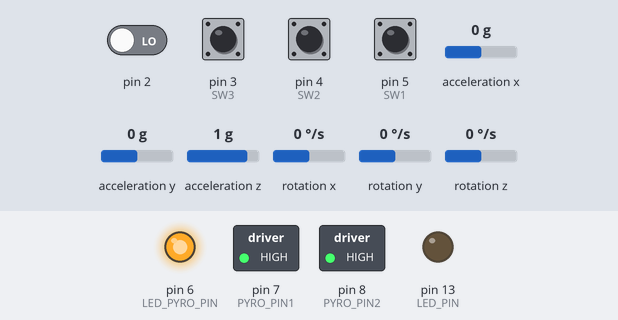
Simulated run of this sketch. Board: Arduino Uno, built with avr-gcc and run on an emulated ATmega328P. Shown: switched loads named in the sketch (green lamp = pin HIGH), output pins drawn as LEDs (lit = HIGH). Dashed ring = blinking. The inputs (shaded band) are chosen by the test bench; at power-on: pin 3 (SW3), pin 4 (SW2), pin 5 (SW1) HIGH, pin 2 LOW, acceleration x 0 g, acceleration y 0 g, acceleration z 1 g, rotation x 0 °/s, rotation y 0 °/s, rotation z 0 °/s. The sensor or clock chip raises its interrupt line as the real part does; what the sketch prints to the serial monitor is not drawn.

Above: at 3.7 s.
At 6.3 s:
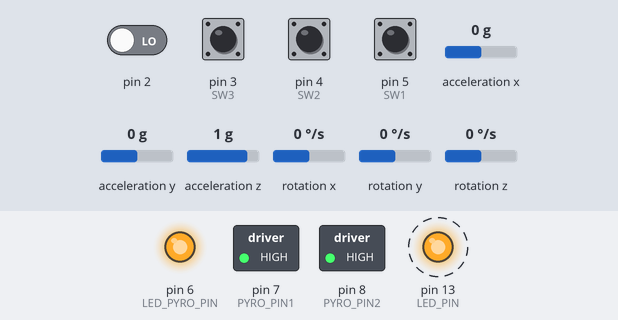
6.4 s: acceleration x set to -1.4 g
At 7.29 s:
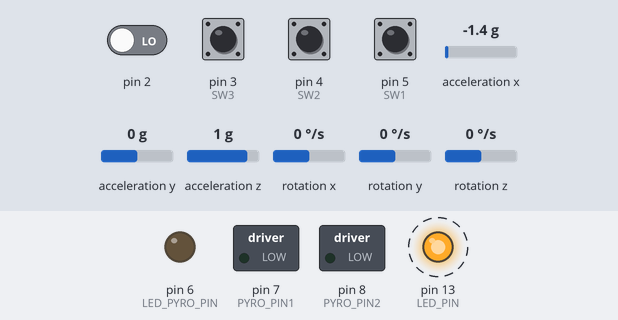
Timing chart, 0 to 15.4 s (numbered marks = the images above; inputs shaded):
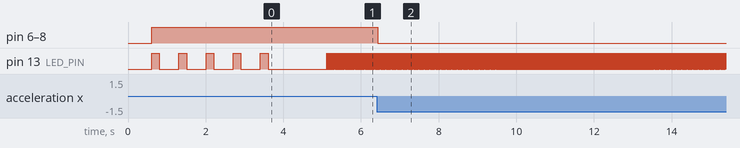

The sketch:

MPU6050_DMP6_Orientation_SSR_v6.ino
```cpp
// A sketch to sense the orientation of a rocket during ascent and control two SSRs placed
// between an altimeter or timer and an motor ignitor and a separation charge.  If the rocket's
// ascent deviates a set number of degrees or more from vertical, the SSRs are latched open,
// disallowing ignition of the motor and the separation charge.
//
// This sketch uses the I2C device class (I2Cdev) demonstration Arduino sketch for MPU6050 class
// using DMP (MotionApps v2.0) written 6/21/2012 by Jeff Rowberg <jeff@rowberg.net>
// Updates should (hopefully) always be available at https://github.com/jrowberg/i2cdevlib
// This sketch has had much of the original Rowberg code removed.
// Adapted for rocketry by Ed Chess, 3/6/2016
//
// Updated 2/6/2017 for inclusion of a 3-position DIP switch, to allow manual time-of-use selection
// of the critical angle of ascent that triggers the SSRs to open.  The switches set the value of
// variable tiltDegrees according to this schedule:
//
//_______________________________
// |  tiltDegrees    d5  d4  d3  |
// |       5         OFF OFF OFF |
// |       10        OFF OFF ON  |
// |       15        OFF ON  OFF |
// |       20        OFF ON  ON  |
// |       25        ON  OFF OFF }
// |       30        ON  OFF ON  |
// |       35        ON  ON  OFF |
// |       40        ON  ON  ON  |
// _______________________________
//
// Updated 2/20/2017 for inclusion of error checking on acceleration detection to initiate flight mode.
//
// Updated 3/11/2017 for inclusion of a piezoelectric beeper on pin 9 and audible output of tiltDegrees.
//
// Updated 3/15/2017 for removal of piezoelectric beeper on pin 9 and visual output of tiltDegree on LED/
//
// Updated 3/19/2017 for auto axis-orientation.
/* ============================================
I2Cdev device library code is placed under the MIT license
Copyright (c) 2012 Jeff Rowberg

Permission is hereby granted, free of charge, to any person obtaining a copy
of this software and associated documentation files (the "Software"), to deal
in the Software without restriction, including without limitation the rights
to use, copy, modify, merge, publish, distribute, sublicense, and/or sell
copies of the Software, and to permit persons to whom the Software is
furnished to do so, subject to the following conditions:

The above copyright notice and this permission notice shall be included in
all copies or substantial portions of the Software.

THE SOFTWARE IS PROVIDED "AS IS", WITHOUT WARRANTY OF ANY KIND, EXPRESS OR
IMPLIED, INCLUDING BUT NOT LIMITED TO THE WARRANTIES OF MERCHANTABILITY,
FITNESS FOR A PARTICULAR PURPOSE AND NONINFRINGEMENT. IN NO EVENT SHALL THE
AUTHORS OR COPYRIGHT HOLDERS BE LIABLE FOR ANY CLAIM, DAMAGES OR OTHER
LIABILITY, WHETHER IN AN ACTION OF CONTRACT, TORT OR OTHERWISE, ARISING FROM,
OUT OF OR IN CONNECTION WITH THE SOFTWARE OR THE USE OR OTHER DEALINGS IN
THE SOFTWARE.
===============================================
*/

// I2Cdev and MPU6050 must be installed as libraries, or else the .cpp/.h files
// for both classes must be in the include path of your project
#include "I2Cdev.h"

#include "MPU6050_6Axis_MotionApps20.h"
//#include "MPU6050.h" // not necessary if using MotionApps include file

// Arduino Wire library is required if I2Cdev I2CDEV_ARDUINO_WIRE implementation
// is used in I2Cdev.h
#if I2CDEV_IMPLEMENTATION == I2CDEV_ARDUINO_WIRE
    #include "Wire.h"
#endif

// class default I2C address is 0x68
// specific I2C addresses may be passed as a parameter here
// AD0 low = 0x68 (default for SparkFun breakout and InvenSense evaluation board)
// AD0 high = 0x69
MPU6050 mpu;
//MPU6050 mpu(0x69); // <-- use for AD0 high

/* =========================================================================
   NOTE: In addition to connection 3.3v, GND, SDA, and SCL, this sketch
   depends on the MPU-6050's INT pin being connected to the Arduino's
   external interrupt #0 pin. On the Arduino Uno and Mega 2560, this is
   digital I/O pin 2.  Note that some MPU-6050 braekout boards run on 5V input.
   SDA connects to Arduino A4; SCL connects to Arduino A5.
 * ========================================================================= */

/* =========================================================================
   NOTE: Arduino v1.0.1 with the Leonardo board generates a compile error
   when using Serial.write(buf, len). The Teapot output uses this method.
   The solution requires a modification to the Arduino USBAPI.h file, which
   is fortunately simple, but annoying. This will be fixed in the next IDE
   release. For more info, see these links:

   http://arduino.cc/forum/index.php/topic,109987.0.html
   http://code.google.com/p/arduino/issues/detail?id=958
 * ========================================================================= */

// You will get the yaw/pitch/roll angles (in degrees) calculated from the quaternions coming
// from the FIFO. Note this also requires gravity vector calculations.
// Also note that yaw/pitch/roll angles suffer from gimbal lock (for
// more info, see: http://en.wikipedia.org/wiki/Gimbal_lock)

#define LED_PIN 13 // Shows microprocessor activity
#define LED_PYRO_PIN 6 // Shows PYRO_PIN1 and PYRO_PIN2 status
#define PYRO_PIN1 7  // Pyro Channel 1 to SSR 1; HIGH if OK to stage
#define PYRO_PIN2 8  // Pyro Channel 2 to SSR 2; HIGH if OK to stage
#define SW3 3        // DIP switch position 3, lowest bit
#define SW2 4        // DIP switch position 2, middle bit
#define SW1 5        // DIP switch position 1, highest bit
//#define beepPin 9    // Piezo beeper

// main program control variables
bool blinkState = LOW;
bool noStage = HIGH;  // latch to stop staging if tilt gets too large
byte tiltDegrees = 0;  // enter number of degrees tilt that will be allowed--20 or less is safest
bool latch = LOW;     // variable to keep track of Z-acceleration;  gets set HIGH upon launch detect
byte count = 0;       // variable to keep track of number of times in a row pitch or roll > tiltDegrees
bool orientation = LOW; // variable to determine board orientation; LOW if Z-axis vertical, HIGH if Y-axis vertical
byte accelCount = 0;    // variable to keep track of number of times in a row accel > 2G
bool orientFlag = LOW;  // flag to set orientation

// MPU control/status variables
bool dmpReady = false;  // set true if DMP init was successful
uint8_t mpuIntStatus;   // holds actual interrupt status byte from MPU
uint8_t devStatus;      // return status after each device operation (0 = success, !0 = error)
uint16_t packetSize;    // expected DMP packet size (default is 42 bytes)
uint16_t fifoCount;     // count of all bytes currently in FIFO
uint8_t fifoBuffer[64]; // FIFO storage buffer

// orientation/motion vars for ypr output from MPU
Quaternion q;           // [w, x, y, z]         quaternion container
VectorInt16 aa;         // [x, y, z]            accel sensor measurements
VectorFloat gravity;    // [x, y, z]            gravity vector
float ypr[3];           // [yaw, pitch, roll]   yaw/pitch/roll container and gravity vector

// ================================================================
// ===               INTERRUPT DETECTION ROUTINE                ===
// ================================================================

volatile bool mpuInterrupt = false;     // indicates whether MPU interrupt pin has gone high
void dmpDataReady() {
    mpuInterrupt = true;
}

// ================================================================
// ===                      INITIAL SETUP                       ===
// ================================================================

void setup() {
    // join I2C bus (I2Cdev library doesn't do this automatically)
    #if I2CDEV_IMPLEMENTATION == I2CDEV_ARDUINO_WIRE
        Wire.begin();
        TWBR = 24; // 400kHz I2C clock (200kHz if CPU is 8MHz)
    #elif I2CDEV_IMPLEMENTATION == I2CDEV_BUILTIN_FASTWIRE
        Fastwire::setup(400, true);
    #endif

    // initialize serial communication
    // (115200 chosen because it is required for Teapot Demo output, but it's
    // really up to you depending on your project)
    Serial.begin(115200);
    while (!Serial); // wait for Leonardo enumeration, others continue immediately

    // NOTE: 8MHz or slower host processors, like the Teensy @ 3.3v or Ardunio
    // Pro Mini running at 3.3v, cannot handle this baud rate reliably due to
    // the baud timing being too misaligned with processor ticks. You must use
    // 38400 or slower in these cases, or use some kind of external separate
    // crystal solution for the UART timer.

    // initialize device
    Serial.println(F("Initializing I2C devices..."));
    mpu.initialize();

    // verify connection
    Serial.println(F("Testing device connections..."));
    Serial.println(mpu.testConnection() ? F("MPU6050 connection successful") : F("MPU6050 connection failed"));

    delay(100);

    // wait for ready;  comment next four lines out if you don't want to wait for serial response
    //Serial.println(F("\nSend any character to begin DMP programming and demo: "));
    //while (Serial.available() && Serial.read()); // empty buffer
    //while (!Serial.available());                 // wait for data
    //while (Serial.available() && Serial.read()); // empty buffer again

    // load and configure the DMP
    Serial.println(F("Initializing DMP..."));
    devStatus = mpu.dmpInitialize();
    mpu.setFullScaleAccelRange(1);  // Set full range of accelermeters to 1, or 4 g (4096 counts/g)

    // supply your own gyro offsets here, scaled for min sensitivity
    /*mpu.setXGyroOffset(105); // Offsets set using Calibration sketch
    mpu.setYGyroOffset(-22); // on 3/6/2016 for companion board unit v3
    mpu.setZGyroOffset(105);
    mpu.setXAccelOffset(-651);
    mpu.setYAccelOffset(-4385);
    mpu.setZAccelOffset(1339);
*/
    /*mpu.setXGyroOffset(88); // Offsets set using Calibration sketch
    mpu.setYGyroOffset(-104); //on 3/6/2016 for breadboard testing unit
    mpu.setZGyroOffset(-11);
    mpu.setXAccelOffset(-2002);
    mpu.setYAccelOffset(-446);
    mpu.setZAccelOffset(1180);
*/
    mpu.setXGyroOffset(39); // Offsets set using Calibration sketch
    mpu.setYGyroOffset(-12); //on 3/27/2017 for Companion Board v7 S/N 001
    mpu.setZGyroOffset(2357);
    mpu.setXAccelOffset(344);
    mpu.setYAccelOffset(-1434);
    mpu.setZAccelOffset(968);

    // make sure it worked (returns 0 if so)
    if (devStatus == 0) {
        // turn on the DMP, now that it's ready
        Serial.println(F("Enabling DMP..."));
        mpu.setDMPEnabled(true);

        // enable Arduino interrupt detection
        Serial.println(F("Enabling interrupt detection (Arduino external interrupt 0)..."));
        attachInterrupt(0, dmpDataReady, RISING);
        mpuIntStatus = mpu.getIntStatus();

        // set our DMP Ready flag so the main loop() function knows it's okay to use it
        Serial.println(F("DMP ready! Waiting for first interrupt..."));
        dmpReady = true;

        // get expected DMP packet size for later comparison
        packetSize = mpu.dmpGetFIFOPacketSize();
    } else {
        // ERROR!
        // 1 = initial memory load failed
        // 2 = DMP configuration updates failed
        //(if it's going to break, usually the code will be 1)
        Serial.print(F("DMP Initialization failed (code "));
        Serial.print(devStatus);
        Serial.println(F(")"));
    }

    // configure LED for output
    pinMode(LED_PIN, OUTPUT);
    pinMode(LED_PYRO_PIN, OUTPUT);
    pinMode(PYRO_PIN1, OUTPUT);
    pinMode(PYRO_PIN2, OUTPUT);
    pinMode(SW1, INPUT);
    pinMode(SW2, INPUT);
    pinMode(SW3, INPUT);
    digitalWrite(SW1, HIGH); //Set switch pins HIGH with internal pull-up resistor.
    digitalWrite(SW2, HIGH); //When switch is put in ON position, the value drops to GND.
    digitalWrite(SW3, HIGH);
    digitalWrite(PYRO_PIN1, HIGH);   //set SSR1 in ON position
    digitalWrite(PYRO_PIN2, HIGH); //set SSR2  in ON position
    digitalWrite(LED_PYRO_PIN, HIGH);      // Turn on LED to show relays set closed to allow
                                           //continuity circuit of altimeter to work

    // Read value of DIP switches and set tiltDegrees
    boolean reg = digitalRead(SW3);
    bitWrite(tiltDegrees, 0, !reg);
    reg = digitalRead(SW2);
    bitWrite(tiltDegrees, 1, !reg);
    reg = digitalRead(SW1);
    bitWrite(tiltDegrees, 2, !reg);
    tiltDegrees = (5*tiltDegrees) + 5;
    Serial.print("tiltDegrees = "); Serial.println(tiltDegrees);
    //countout(tiltDegrees);  // comment out if not using PIEZO buzzer
    flashcount(tiltDegrees);  // comment out if using a PIEZO buzzer
    //Serial.print("DLPFMode = "); Serial.println(mpu.getDLPFMode()); // used to check DLPFMode; default is 3 (44Hz)
}

// ================================================================
// ===                    MAIN PROGRAM LOOP                     ===
// ================================================================

void loop() {
    // if programming failed, don't try to do anything
    if (!dmpReady) return;

    // wait for MPU interrupt or extra packet(s) available
    while (!mpuInterrupt && fifoCount < packetSize) {
        // other program behavior stuff here
        // if you are really paranoid you can frequently test in between other
        // stuff to see if mpuInterrupt is true, and if so, "break;" from the
        // while() loop to immediately process the MPU data
    }

    // reset interrupt flag and get INT_STATUS byte
    mpuInterrupt = false;
    mpuIntStatus = mpu.getIntStatus();

    // get current FIFO count
    fifoCount = mpu.getFIFOCount();

    // check for overflow (this should never happen unless our code is too inefficient)
    if ((mpuIntStatus & 0x10) || fifoCount == 1024) {
        // reset so we can continue cleanly
        mpu.resetFIFO();
        Serial.println(F("FIFO overflow!"));

    // otherwise, check for DMP data ready interrupt (this should happen frequently)
    } else if (mpuIntStatus & 0x02)
    {
      // wait for correct available data length, should be a VERY short wait
      while (fifoCount < packetSize) fifoCount = mpu.getFIFOCount();

      // read a packet from FIFO
      mpu.getFIFOBytes(fifoBuffer, packetSize);

      // track FIFO count here in case there is > 1 packet available
      // (this lets us immediately read more without waiting for an interrupt)
      fifoCount -= packetSize;

      // display Euler angles in degrees
      mpu.dmpGetQuaternion(&q, fifoBuffer);
      mpu.dmpGetAccel(&aa, fifoBuffer);
      mpu.dmpGetGravity(&gravity, &q);

      // determine orientation of board and lock in using the orientFlag variable
      if ((aa.y > 3500) && !orientFlag)
      {
        orientation = HIGH;
        orientFlag = HIGH;
      }
      if ((aa.z > 3500) && !orientFlag)
      {
        orientation = LOW;
        orientFlag = HIGH;
      }

      // get the appropriate ypr values from MPU
      if (orientation == HIGH)
      {
        mpu.dmpGetYawPitchRollOnEnd(ypr, &q, &gravity);  // Use if MPU board is vertical, Y-axis up
      }
      else
      {
        mpu.dmpGetYawPitchRoll(ypr, &q, &gravity);  // use if MPU board is horizontal, Z-axis up
      }

      // Calculate pitch and roll values
      float pitch = ypr[1] * 180/M_PI;    // define pitch variable to check angle of ascent
      float roll = ypr[2] * 180/M_PI;     // define roll variable to check angle of ascent
      Serial.print("pitch = "); Serial.print(pitch, 3); // print for troubleshooting
      Serial.print("\troll = "); Serial.print(roll, 3); // print for troubleshooting
      Serial.print("\tY-accel = "); Serial.println(aa.y, DEC);  // Use if MPU board is vertical; print for troubleshooting
      Serial.print("\tZ-accel = "); Serial.println(aa.z, DEC);  // Use if MPU board is horizontal; print for troubleshooting

      // Check to see if launch has occurred by examining the upwards acceleration.
      // This requires knowing the orientation of the board in the "orientation" variable.
      // To accomodate spurious spikes in acceleration and FIFO overflow events,
      // ensure the acceleration magnitude is reproducible for three consecutive measurements.

      if (orientation == HIGH)// detect launch at ~2g, use if MPU board is vertical
      {
        if (aa.y < 8192)
        {
          accelCount = 0;
        }
        else
        {
          aCount();
        }
      }
      if (orientation == LOW)  // detect launch at ~2g, use if MPU board is horizontal
      {
        if (aa.z < 8192)
        {
          accelCount = 0;
        }
        else
        {
          aCount();
        }
      }
      // if the launch has occurred, check if angles of ascent are within "tiltDegrees" of verticle.
      // Once the limits have been reached, the relay is latched open and cannot be closed again,
      // even if the angles of ascent goes smaller than "tiltDegrees".  This ensures the
      // ignition will not occur if the rocket is looping.  However, to accomodate spurious spikes in
      // pitch and roll values, ensure the tilt is reproducible for three consecutive measurements.

      if (latch == HIGH)
      {
        if (((pitch >= -tiltDegrees) && (pitch <= tiltDegrees)) && ((roll >= -tiltDegrees)
           && (roll <= tiltDegrees)) && (noStage != false))
        {
          Serial.println("Okay to Stage");
          count = 0;  // reset count to zero as excursion of pitch or roll is not sustained
        }
        else
        {
          Count();
        }
      }

     //blink LED to indicate activity
     blinkState = !blinkState;
     digitalWrite(LED_PIN, blinkState);
  }
}

void Count() // tracks number of consecutive events above a tilt threshold to detect off-axis flight
{
  switch (count){
     case 0:                              // first excursion
       count = count + 1;
       Serial.println("Count is now 1");
       break;
     case 1:                              // second consecutive excursion
       count = count + 1;
       Serial.println("Count is now 2");
       break;
     case 2:                               // third and final consecutive excursion
        Serial.println("DO NOT STAGE");
        digitalWrite(PYRO_PIN1, LOW);   // set SSRs to not allow continuity (open)
        digitalWrite(PYRO_PIN2, LOW);   // from timer to ignitors
        noStage = false;                // set variable to latch the relays open
        digitalWrite(LED_PYRO_PIN, LOW);     // Turn off LED to show relays open
  }
}
void aCount() // tracks number of consecutive acceleration events above a threshold to detect launch
{
  switch (accelCount) {
     case 0:                              // first excursion
       accelCount = accelCount + 1;
       Serial.println("accelCount is now 1");
       break;
     case 1:                              // second consecutive excursion
       accelCount = accelCount + 1;
       Serial.println("accelCount is now 2");
       break;
     case 2:                               // third and final consecutive excursion
       Serial.println("Flight has started");
       latch = HIGH;                       // set latch HIGH to indicate launch has occurred
  }
}

/*
 *
 // beeps j times
void beeptimes(int j)
{
  int i;
  for (i=1; i<=j; i++)
  {
    tone(beepPin, 4000, 200);
    delay(500);
  }
}

// sends out beep-coded-decimal for c
void countout(byte c)
{
  byte x;
  boolean First = true;
  byte digit=10;
  while (digit > 0)
  {
    x = c / digit;

    if ((!First) && (x ==0)) { beeptimes(10); delay(1000);}
    else {  if (x > 0) {beeptimes(x); delay(1000);} }
    if ((First) && (x > 0)){ First = false; }
    c = c % digit;
    digit = digit / 10;
  }
  return;
}
*/
// flashes LED j times
void flashtimes(int j)
{
  int i;
  for (i=1; i<=j; i++)
  {
    //tone(beepPin, 4000, 200);
    digitalWrite(LED_PIN, HIGH);
    delay(200);
    digitalWrite(LED_PIN, LOW);
    delay(500);
  }
}

// sends out LED-flash-coded-decimal for c
void flashcount(byte c)
{
  byte x;
  boolean First = true;
  byte digit=10;
  while (digit > 0)
  {
    x = c / digit;

    if ((!First) && (x ==0)) { flashtimes(10); delay(1000);}
    else {  if (x > 0) {flashtimes(x); delay(1000);} }
    if ((First) && (x > 0)){ First = false; }
    c = c % digit;
    digit = digit / 10;
  }
  return;
}
```

Measured:
- after the input at 6.4 s, pin 6 (LED_PYRO_PIN), pin 7 (PYRO_PIN1), pin 8 (PYRO_PIN2): HIGH → LOW at once
- by itself, pin 13 (LED_PIN): alternates HIGH for 0.01 s and LOW for 0.01 s
